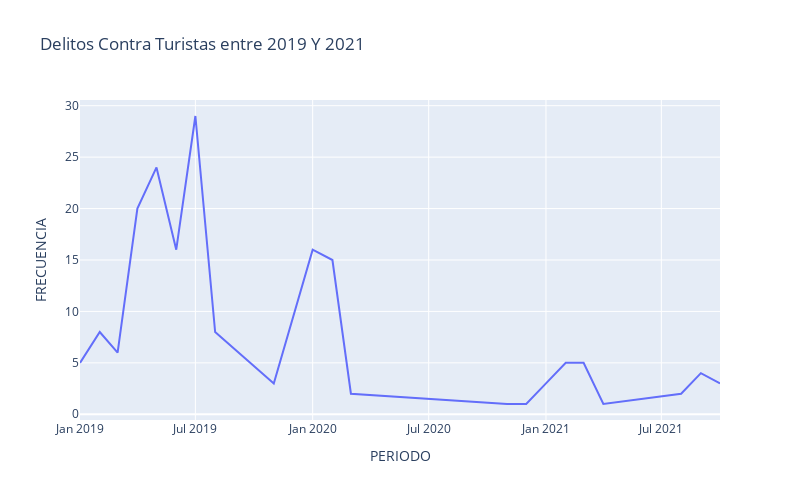

Source (notebook cell):
### Markdown cell above
For our next step, let's do a comparison of the crime frecuency between 2019 and 2022

### Code cell
monthly_crimes_df = crimesbymonth(df_crimes).to_frame().reset_index()
monthly_crimes_df.columns.values[0] = "PERIODO"
monthly_crimes_df.columns.values[1] = "FRECUENCIA"
monthly_crimes_df['PERIODO'] = monthly_crimes_df['PERIODO'].astype(str)
fig = px.line(monthly_crimes_df, x="PERIODO", y="FRECUENCIA", title='Delitos Contra Turistas entre 2019 Y 2021',width=800, height=500)
fig.show()

### Figure 1 — Plotly figure (JSON) as saved in the notebook; plotly's stock layout.template omitted (floating-point values rounded to 4 significant figures)
{"data": [{"hovertemplate": "PERIODO=%{x}<br>FRECUENCIA=%{y}<extra></extra>", "legendgroup": "", "line": {"color": "#636efa", "dash": "solid"}, "marker": {"symbol": "circle"}, "mode": "lines", "name": "", "orientation": "v", "showlegend": false, "type": "scatter", "x": ["2019-01", "2019-02", "2019-03", "2019-04", "2019-05", "2019-06", "2019-07", "2019-08", "2019-11", "2020-01", "2020-02", "2020-03", "2020-11", "2020-12", "2021-01", "2021-02", "2021-03", "2021-04", "2021-08", "2021-09", "2021-10"], "xaxis": "x", "y": [5, 8, 6, 20, 24, 16, 29, 8, 3, 16, 15, 2, 1, 1, 3, 5, 5, 1, 2, 4, 3], "yaxis": "y"}], "layout": {"height": 500, "legend": {"tracegroupgap": 0}, "title": {"text": "Delitos Contra Turistas entre 2019 Y 2021"}, "width": 800, "xaxis": {"anchor": "y", "domain": [0, 1], "title": {"text": "PERIODO"}}, "yaxis": {"anchor": "x", "domain": [0, 1], "title": {"text": "FRECUENCIA"}}}}
